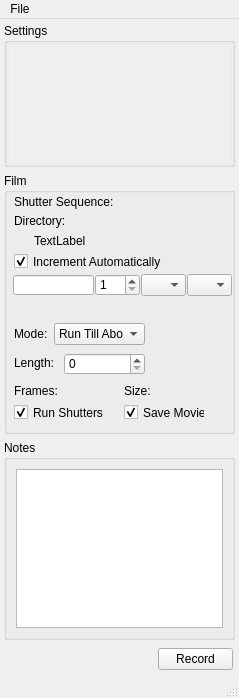
<?xml version="1.0" encoding="UTF-8"?>
<ui version="4.0">
 <class>MainWindow</class>
 <widget class="QMainWindow" name="MainWindow">
  <property name="geometry">
   <rect>
    <x>0</x>
    <y>0</y>
    <width>239</width>
    <height>698</height>
   </rect>
  </property>
  <property name="sizePolicy">
   <sizepolicy hsizetype="Fixed" vsizetype="Preferred">
    <horstretch>0</horstretch>
    <verstretch>0</verstretch>
   </sizepolicy>
  </property>
  <property name="minimumSize">
   <size>
    <width>239</width>
    <height>0</height>
   </size>
  </property>
  <property name="maximumSize">
   <size>
    <width>239</width>
    <height>10000</height>
   </size>
  </property>
  <property name="acceptDrops">
   <bool>true</bool>
  </property>
  <property name="windowTitle">
   <string>HAL-4000</string>
  </property>
  <property name="windowIcon">
   <iconset>
    <normaloff>../../HAL-4000.ico</normaloff>../../HAL-4000.ico</iconset>
  </property>
  <widget class="QWidget" name="centralwidget">
   <property name="sizePolicy">
    <sizepolicy hsizetype="Preferred" vsizetype="Preferred">
     <horstretch>0</horstretch>
     <verstretch>0</verstretch>
    </sizepolicy>
   </property>
   <property name="minimumSize">
    <size>
     <width>0</width>
     <height>0</height>
    </size>
   </property>
   <property name="maximumSize">
    <size>
     <width>1000</width>
     <height>10000</height>
    </size>
   </property>
   <property name="acceptDrops">
    <bool>true</bool>
   </property>
   <layout class="QGridLayout" name="gridLayout_2">
    <property name="margin">
     <number>2</number>
    </property>
    <item row="0" column="0">
     <widget class="QWidget" name="mainWidget" native="true">
      <property name="sizePolicy">
       <sizepolicy hsizetype="Preferred" vsizetype="Preferred">
        <horstretch>0</horstretch>
        <verstretch>0</verstretch>
       </sizepolicy>
      </property>
      <property name="minimumSize">
       <size>
        <width>0</width>
        <height>0</height>
       </size>
      </property>
      <property name="maximumSize">
       <size>
        <width>1000</width>
        <height>10000</height>
       </size>
      </property>
      <layout class="QVBoxLayout" name="verticalLayout">
       <property name="spacing">
        <number>6</number>
       </property>
       <property name="margin">
        <number>2</number>
       </property>
       <item>
        <widget class="QGroupBox" name="settingsGroupBox">
         <property name="minimumSize">
          <size>
           <width>50</width>
           <height>40</height>
          </size>
         </property>
         <property name="maximumSize">
          <size>
           <width>231</width>
           <height>16777215</height>
          </size>
         </property>
         <property name="title">
          <string>Settings</string>
         </property>
         <layout class="QGridLayout" name="gridLayout">
          <property name="margin">
           <number>2</number>
          </property>
          <property name="spacing">
           <number>2</number>
          </property>
          <item row="0" column="0">
           <widget class="QScrollArea" name="settingsScrollArea">
            <property name="frameShape">
             <enum>QFrame::NoFrame</enum>
            </property>
            <property name="widgetResizable">
             <bool>true</bool>
            </property>
            <widget class="QWidget" name="scrollAreaWidgetContents">
             <property name="geometry">
              <rect>
               <x>0</x>
               <y>0</y>
               <width>225</width>
               <height>124</height>
              </rect>
             </property>
            </widget>
           </widget>
          </item>
         </layout>
        </widget>
       </item>
       <item>
        <widget class="QGroupBox" name="filmGroupBox">
         <property name="sizePolicy">
          <sizepolicy hsizetype="Fixed" vsizetype="Fixed">
           <horstretch>0</horstretch>
           <verstretch>0</verstretch>
          </sizepolicy>
         </property>
         <property name="minimumSize">
          <size>
           <width>231</width>
           <height>261</height>
          </size>
         </property>
         <property name="title">
          <string>Film</string>
         </property>
         <widget class="QLabel" name="directoryText">
          <property name="geometry">
           <rect>
            <x>30</x>
            <y>60</y>
            <width>191</width>
            <height>16</height>
           </rect>
          </property>
          <property name="layoutDirection">
           <enum>Qt::LeftToRight</enum>
          </property>
          <property name="text">
           <string>TextLabel</string>
          </property>
          <property name="alignment">
           <set>Qt::AlignLeading|Qt::AlignLeft|Qt::AlignVCenter</set>
          </property>
         </widget>
         <widget class="QLineEdit" name="filenameEdit">
          <property name="geometry">
           <rect>
            <x>9</x>
            <y>102</y>
            <width>81</width>
            <height>20</height>
           </rect>
          </property>
          <property name="focusPolicy">
           <enum>Qt::StrongFocus</enum>
          </property>
         </widget>
         <widget class="QLabel" name="framesLabel">
          <property name="geometry">
           <rect>
            <x>10</x>
            <y>210</y>
            <width>51</width>
            <height>16</height>
           </rect>
          </property>
          <property name="text">
           <string>Frames:</string>
          </property>
         </widget>
         <widget class="QCheckBox" name="saveMovieCheckBox">
          <property name="geometry">
           <rect>
            <x>120</x>
            <y>230</y>
            <width>81</width>
            <height>19</height>
           </rect>
          </property>
          <property name="text">
           <string>Save Movie</string>
          </property>
          <property name="checked">
           <bool>true</bool>
          </property>
         </widget>
         <widget class="QLabel" name="sizeLabel">
          <property name="geometry">
           <rect>
            <x>120</x>
            <y>210</y>
            <width>31</width>
            <height>16</height>
           </rect>
          </property>
          <property name="text">
           <string>Size:</string>
          </property>
         </widget>
         <widget class="QComboBox" name="modeComboBox">
          <property name="geometry">
           <rect>
            <x>50</x>
            <y>150</y>
            <width>91</width>
            <height>22</height>
           </rect>
          </property>
          <property name="focusPolicy">
           <enum>Qt::WheelFocus</enum>
          </property>
          <item>
           <property name="text">
            <string>Run Till Abort</string>
           </property>
          </item>
          <item>
           <property name="text">
            <string>Fixed Length</string>
           </property>
          </item>
         </widget>
         <widget class="QLabel" name="lengthLabel">
          <property name="geometry">
           <rect>
            <x>10</x>
            <y>183</y>
            <width>46</width>
            <height>14</height>
           </rect>
          </property>
          <property name="text">
           <string>Length:</string>
          </property>
         </widget>
         <widget class="QLabel" name="modeLabel">
          <property name="geometry">
           <rect>
            <x>10</x>
            <y>154</y>
            <width>46</width>
            <height>14</height>
           </rect>
          </property>
          <property name="text">
           <string>Mode:</string>
          </property>
         </widget>
         <widget class="QLabel" name="directoryLabel">
          <property name="geometry">
           <rect>
            <x>10</x>
            <y>40</y>
            <width>211</width>
            <height>16</height>
           </rect>
          </property>
          <property name="text">
           <string>Directory:</string>
          </property>
         </widget>
         <widget class="QLabel" name="framesText">
          <property name="geometry">
           <rect>
            <x>47</x>
            <y>210</y>
            <width>61</width>
            <height>20</height>
           </rect>
          </property>
          <property name="text">
           <string/>
          </property>
          <property name="alignment">
           <set>Qt::AlignRight|Qt::AlignTrailing|Qt::AlignVCenter</set>
          </property>
         </widget>
         <widget class="QLabel" name="sizeText">
          <property name="geometry">
           <rect>
            <x>147</x>
            <y>210</y>
            <width>71</width>
            <height>20</height>
           </rect>
          </property>
          <property name="text">
           <string/>
          </property>
          <property name="alignment">
           <set>Qt::AlignRight|Qt::AlignTrailing|Qt::AlignVCenter</set>
          </property>
         </widget>
         <widget class="QCheckBox" name="autoShuttersCheckBox">
          <property name="geometry">
           <rect>
            <x>10</x>
            <y>230</y>
            <width>101</width>
            <height>19</height>
           </rect>
          </property>
          <property name="text">
           <string>Run Shutters</string>
          </property>
          <property name="checked">
           <bool>true</bool>
          </property>
         </widget>
         <widget class="QLabel" name="shuttersLabels">
          <property name="geometry">
           <rect>
            <x>10</x>
            <y>21</y>
            <width>101</width>
            <height>16</height>
           </rect>
          </property>
          <property name="text">
           <string>Shutter Sequence:</string>
          </property>
         </widget>
         <widget class="QLabel" name="shuttersText">
          <property name="geometry">
           <rect>
            <x>110</x>
            <y>20</y>
            <width>111</width>
            <height>20</height>
           </rect>
          </property>
          <property name="layoutDirection">
           <enum>Qt::LeftToRight</enum>
          </property>
          <property name="text">
           <string/>
          </property>
          <property name="alignment">
           <set>Qt::AlignLeading|Qt::AlignLeft|Qt::AlignVCenter</set>
          </property>
         </widget>
         <widget class="QLabel" name="filenameLabel">
          <property name="geometry">
           <rect>
            <x>20</x>
            <y>127</y>
            <width>201</width>
            <height>20</height>
           </rect>
          </property>
          <property name="text">
           <string/>
          </property>
         </widget>
         <widget class="QSpinBox" name="indexSpinBox">
          <property name="geometry">
           <rect>
            <x>91</x>
            <y>101</y>
            <width>45</width>
            <height>22</height>
           </rect>
          </property>
          <property name="minimum">
           <number>1</number>
          </property>
          <property name="maximum">
           <number>9999</number>
          </property>
         </widget>
         <widget class="QComboBox" name="extensionComboBox">
          <property name="geometry">
           <rect>
            <x>137</x>
            <y>101</y>
            <width>45</width>
            <height>22</height>
           </rect>
          </property>
         </widget>
         <widget class="QCheckBox" name="autoIncCheckBox">
          <property name="geometry">
           <rect>
            <x>10</x>
            <y>79</y>
            <width>201</width>
            <height>19</height>
           </rect>
          </property>
          <property name="text">
           <string>Increment Automatically</string>
          </property>
          <property name="checked">
           <bool>true</bool>
          </property>
         </widget>
         <widget class="QSpinBox" name="lengthSpinBox">
          <property name="geometry">
           <rect>
            <x>60</x>
            <y>180</y>
            <width>81</width>
            <height>22</height>
           </rect>
          </property>
          <property name="maximum">
           <number>1000000</number>
          </property>
         </widget>
         <widget class="QComboBox" name="filetypeComboBox">
          <property name="geometry">
           <rect>
            <x>183</x>
            <y>101</y>
            <width>45</width>
            <height>22</height>
           </rect>
          </property>
         </widget>
        </widget>
       </item>
       <item>
        <widget class="QGroupBox" name="notesGroupBox">
         <property name="sizePolicy">
          <sizepolicy hsizetype="Preferred" vsizetype="Fixed">
           <horstretch>0</horstretch>
           <verstretch>0</verstretch>
          </sizepolicy>
         </property>
         <property name="minimumSize">
          <size>
           <width>50</width>
           <height>200</height>
          </size>
         </property>
         <property name="maximumSize">
          <size>
           <width>231</width>
           <height>200</height>
          </size>
         </property>
         <property name="title">
          <string>Notes</string>
         </property>
         <layout class="QHBoxLayout" name="horizontalLayout_3">
          <item>
           <widget class="QTextEdit" name="notesEdit">
            <property name="sizePolicy">
             <sizepolicy hsizetype="Preferred" vsizetype="Preferred">
              <horstretch>0</horstretch>
              <verstretch>0</verstretch>
             </sizepolicy>
            </property>
            <property name="minimumSize">
             <size>
              <width>20</width>
              <height>37</height>
             </size>
            </property>
            <property name="maximumSize">
             <size>
              <width>10000</width>
              <height>10000</height>
             </size>
            </property>
           </widget>
          </item>
         </layout>
        </widget>
       </item>
       <item>
        <widget class="QWidget" name="widget" native="true">
         <layout class="QHBoxLayout" name="horizontalLayout_2">
          <property name="spacing">
           <number>6</number>
          </property>
          <property name="margin">
           <number>2</number>
          </property>
          <item>
           <spacer name="horizontalSpacer_2">
            <property name="orientation">
             <enum>Qt::Horizontal</enum>
            </property>
            <property name="sizeHint" stdset="0">
             <size>
              <width>139</width>
              <height>20</height>
             </size>
            </property>
           </spacer>
          </item>
          <item>
           <widget class="QPushButton" name="recordButton">
            <property name="sizePolicy">
             <sizepolicy hsizetype="Fixed" vsizetype="Fixed">
              <horstretch>0</horstretch>
              <verstretch>0</verstretch>
             </sizepolicy>
            </property>
            <property name="maximumSize">
             <size>
              <width>75</width>
              <height>23</height>
             </size>
            </property>
            <property name="text">
             <string>Record</string>
            </property>
           </widget>
          </item>
         </layout>
        </widget>
       </item>
      </layout>
     </widget>
    </item>
   </layout>
  </widget>
  <widget class="QMenuBar" name="menubar">
   <property name="geometry">
    <rect>
     <x>0</x>
     <y>0</y>
     <width>239</width>
     <height>21</height>
    </rect>
   </property>
   <widget class="QMenu" name="menuFile">
    <property name="title">
     <string>File</string>
    </property>
    <addaction name="actionSettings"/>
    <addaction name="actionShutter"/>
    <addaction name="actionDirectory"/>
    <addaction name="actionDisconnect"/>
    <addaction name="separator"/>
    <addaction name="actionQuit"/>
   </widget>
   <addaction name="menuFile"/>
  </widget>
  <widget class="QStatusBar" name="statusbar"/>
  <action name="actionQuit">
   <property name="text">
    <string>Quit</string>
   </property>
  </action>
  <action name="actionSettings">
   <property name="text">
    <string>New Settings</string>
   </property>
  </action>
  <action name="actionShutter">
   <property name="text">
    <string>New Shutter Sequence</string>
   </property>
  </action>
  <action name="actionDirectory">
   <property name="text">
    <string>Set Working Directory</string>
   </property>
  </action>
  <action name="actionIllumination">
   <property name="text">
    <string>Illumination</string>
   </property>
  </action>
  <action name="actionStage">
   <property name="text">
    <string>Stage</string>
   </property>
  </action>
  <action name="actionFocus_Lock">
   <property name="text">
    <string>Focus Lock</string>
   </property>
  </action>
  <action name="actionSpot_Counter">
   <property name="text">
    <string>Spot Counter</string>
   </property>
  </action>
  <action name="actionSwitch_Test">
   <property name="text">
    <string>Switch Test</string>
   </property>
  </action>
  <action name="actionMisc_Controls">
   <property name="text">
    <string>Misc. Controls</string>
   </property>
  </action>
  <action name="actionProgression">
   <property name="text">
    <string>Progressions</string>
   </property>
  </action>
  <action name="actionDisconnect">
   <property name="text">
    <string>Disconnect</string>
   </property>
  </action>
 </widget>
 <resources/>
 <connections/>
</ui>
